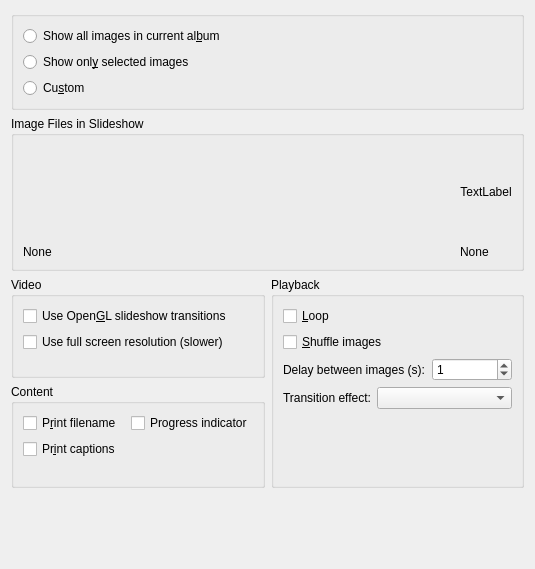
<?xml version="1.0" encoding="UTF-8"?>
<ui version="4.0">
 <class>MainDialog</class>
 <widget class="QWidget" name="MainDialog">
  <property name="geometry">
   <rect>
    <x>0</x>
    <y>0</y>
    <width>535</width>
    <height>569</height>
   </rect>
  </property>
  <layout class="QVBoxLayout" name="verticalLayout_7">
   <item>
    <widget class="QGroupBox" name="m_fileSrcButtonGroup">
     <property name="title">
      <string/>
     </property>
     <property name="checkable">
      <bool>false</bool>
     </property>
     <layout class="QVBoxLayout" name="verticalLayout_2">
      <item>
       <widget class="QRadioButton" name="m_allFilesButton">
        <property name="text">
         <string>Show all images in current al&amp;bum</string>
        </property>
       </widget>
      </item>
      <item>
       <widget class="QRadioButton" name="m_selectedFilesButton">
        <property name="text">
         <string>Show onl&amp;y selected images</string>
        </property>
       </widget>
      </item>
      <item>
       <widget class="QRadioButton" name="m_customButton">
        <property name="text">
         <string>Cu&amp;stom</string>
        </property>
       </widget>
      </item>
     </layout>
    </widget>
   </item>
   <item>
    <widget class="QGroupBox" name="m_ImagesFilesGroup">
     <property name="whatsThis">
      <string>Preview the currently selected image.</string>
     </property>
     <property name="title">
      <string>Image Files in Slideshow</string>
     </property>
     <layout class="QGridLayout" name="gridLayout_3" columnstretch="10,0">
      <item row="0" column="0">
       <widget class="QWidget" name="m_ImagesFilesListBoxContainer" native="true"/>
      </item>
      <item row="0" column="1">
       <layout class="QVBoxLayout" name="verticalLayout_6">
        <item>
         <spacer name="verticalSpacer_5">
          <property name="orientation">
           <enum>Qt::Vertical</enum>
          </property>
          <property name="sizeHint" stdset="0">
           <size>
            <width>20</width>
            <height>40</height>
           </size>
          </property>
         </spacer>
        </item>
        <item>
         <widget class="QLabel" name="m_previewLabel">
          <property name="sizePolicy">
           <sizepolicy hsizetype="Minimum" vsizetype="Minimum">
            <horstretch>0</horstretch>
            <verstretch>0</verstretch>
           </sizepolicy>
          </property>
          <property name="maximumSize">
           <size>
            <width>256</width>
            <height>256</height>
           </size>
          </property>
          <property name="text">
           <string comment="KDE::DoNotExtract">TextLabel</string>
          </property>
          <property name="alignment">
           <set>Qt::AlignCenter</set>
          </property>
         </widget>
        </item>
        <item>
         <spacer name="verticalSpacer_6">
          <property name="orientation">
           <enum>Qt::Vertical</enum>
          </property>
          <property name="sizeHint" stdset="0">
           <size>
            <width>20</width>
            <height>40</height>
           </size>
          </property>
         </spacer>
        </item>
       </layout>
      </item>
      <item row="1" column="0">
       <widget class="QLabel" name="m_label6">
        <property name="sizePolicy">
         <sizepolicy hsizetype="Expanding" vsizetype="Minimum">
          <horstretch>0</horstretch>
          <verstretch>0</verstretch>
         </sizepolicy>
        </property>
        <property name="whatsThis">
         <string>Total number of images in the portfolio and sequence duration.</string>
        </property>
        <property name="text">
         <string>None</string>
        </property>
        <property name="wordWrap">
         <bool>false</bool>
        </property>
       </widget>
      </item>
      <item row="1" column="1">
       <widget class="QLabel" name="m_label7">
        <property name="sizePolicy">
         <sizepolicy hsizetype="Minimum" vsizetype="Minimum">
          <horstretch>0</horstretch>
          <verstretch>0</verstretch>
         </sizepolicy>
        </property>
        <property name="whatsThis">
         <string>Currently selected image in the portfolio list.</string>
        </property>
        <property name="text">
         <string>None</string>
        </property>
        <property name="wordWrap">
         <bool>false</bool>
        </property>
       </widget>
      </item>
     </layout>
    </widget>
   </item>
   <item>
    <layout class="QGridLayout" name="gridLayout_2">
     <item row="1" column="0">
      <widget class="QGroupBox" name="groupBox_2">
       <property name="title">
        <string>Content</string>
       </property>
       <layout class="QVBoxLayout" name="verticalLayout_4">
        <item>
         <layout class="QHBoxLayout" name="horizontalLayout_2">
          <item>
           <widget class="QCheckBox" name="m_printNameCheckBox">
            <property name="text">
             <string>P&amp;rint filename</string>
            </property>
           </widget>
          </item>
          <item>
           <widget class="QCheckBox" name="m_printProgressCheckBox">
            <property name="text">
             <string>Progress indicator</string>
            </property>
           </widget>
          </item>
         </layout>
        </item>
        <item>
         <widget class="QCheckBox" name="m_printCommentsCheckBox">
          <property name="text">
           <string>Pr&amp;int captions </string>
          </property>
         </widget>
        </item>
        <item>
         <spacer name="verticalSpacer_2">
          <property name="orientation">
           <enum>Qt::Vertical</enum>
          </property>
          <property name="sizeHint" stdset="0">
           <size>
            <width>20</width>
            <height>17</height>
           </size>
          </property>
         </spacer>
        </item>
       </layout>
      </widget>
     </item>
     <item row="0" column="0">
      <widget class="QGroupBox" name="groupBox">
       <property name="title">
        <string>Video</string>
       </property>
       <layout class="QVBoxLayout" name="verticalLayout_3">
        <item>
         <widget class="QCheckBox" name="m_openglCheckBox">
          <property name="text">
           <string>Use Open&amp;GL slideshow transitions</string>
          </property>
         </widget>
        </item>
        <item>
         <widget class="QCheckBox" name="m_openGlFullScale">
          <property name="text">
           <string>Use full screen resolution (slower)</string>
          </property>
         </widget>
        </item>
        <item>
         <spacer name="verticalSpacer">
          <property name="orientation">
           <enum>Qt::Vertical</enum>
          </property>
          <property name="sizeHint" stdset="0">
           <size>
            <width>20</width>
            <height>14</height>
           </size>
          </property>
         </spacer>
        </item>
       </layout>
      </widget>
     </item>
     <item row="0" column="1" rowspan="2">
      <widget class="QGroupBox" name="groupBox_3">
       <property name="title">
        <string>Playback</string>
       </property>
       <layout class="QVBoxLayout" name="verticalLayout_5">
        <item>
         <widget class="QCheckBox" name="m_loopCheckBox">
          <property name="text">
           <string>&amp;Loop</string>
          </property>
         </widget>
        </item>
        <item>
         <widget class="QCheckBox" name="m_shuffleCheckBox">
          <property name="text">
           <string>&amp;Shuffle images</string>
          </property>
         </widget>
        </item>
        <item>
         <layout class="QGridLayout" name="gridLayout">
          <item row="0" column="0" colspan="2">
           <widget class="QLabel" name="m_delayLabel">
            <property name="text">
             <string>Delay between images (s):</string>
            </property>
           </widget>
          </item>
          <item row="0" column="2">
           <widget class="QSpinBox" name="m_delaySpinBox">
            <property name="sizePolicy">
             <sizepolicy hsizetype="Minimum" vsizetype="Minimum">
              <horstretch>0</horstretch>
              <verstretch>0</verstretch>
             </sizepolicy>
            </property>
            <property name="minimumSize">
             <size>
              <width>80</width>
              <height>0</height>
             </size>
            </property>
            <property name="value">
             <number>1</number>
            </property>
           </widget>
          </item>
          <item row="1" column="0">
           <widget class="QLabel" name="label_3">
            <property name="text">
             <string>Transition effect:</string>
            </property>
           </widget>
          </item>
          <item row="1" column="1" colspan="2">
           <widget class="KComboBox" name="m_effectsComboBox"/>
          </item>
         </layout>
        </item>
        <item>
         <spacer name="verticalSpacer_3">
          <property name="orientation">
           <enum>Qt::Vertical</enum>
          </property>
          <property name="sizeHint" stdset="0">
           <size>
            <width>20</width>
            <height>44</height>
           </size>
          </property>
         </spacer>
        </item>
       </layout>
      </widget>
     </item>
    </layout>
   </item>
   <item>
    <spacer name="verticalSpacer_4">
     <property name="orientation">
      <enum>Qt::Vertical</enum>
     </property>
     <property name="sizeHint" stdset="0">
      <size>
       <width>20</width>
       <height>24</height>
      </size>
     </property>
    </spacer>
   </item>
  </layout>
 </widget>
 <customwidgets>
  <customwidget>
   <class>KComboBox</class>
   <extends>QComboBox</extends>
   <header>kcombobox.h</header>
  </customwidget>
 </customwidgets>
 <resources/>
 <connections>
  <connection>
   <sender>m_openglCheckBox</sender>
   <signal>toggled(bool)</signal>
   <receiver>m_openGlFullScale</receiver>
   <slot>setEnabled(bool)</slot>
   <hints>
    <hint type="sourcelabel">
     <x>158</x>
     <y>389</y>
    </hint>
    <hint type="destinationlabel">
     <x>65</x>
     <y>412</y>
    </hint>
   </hints>
  </connection>
 </connections>
</ui>
